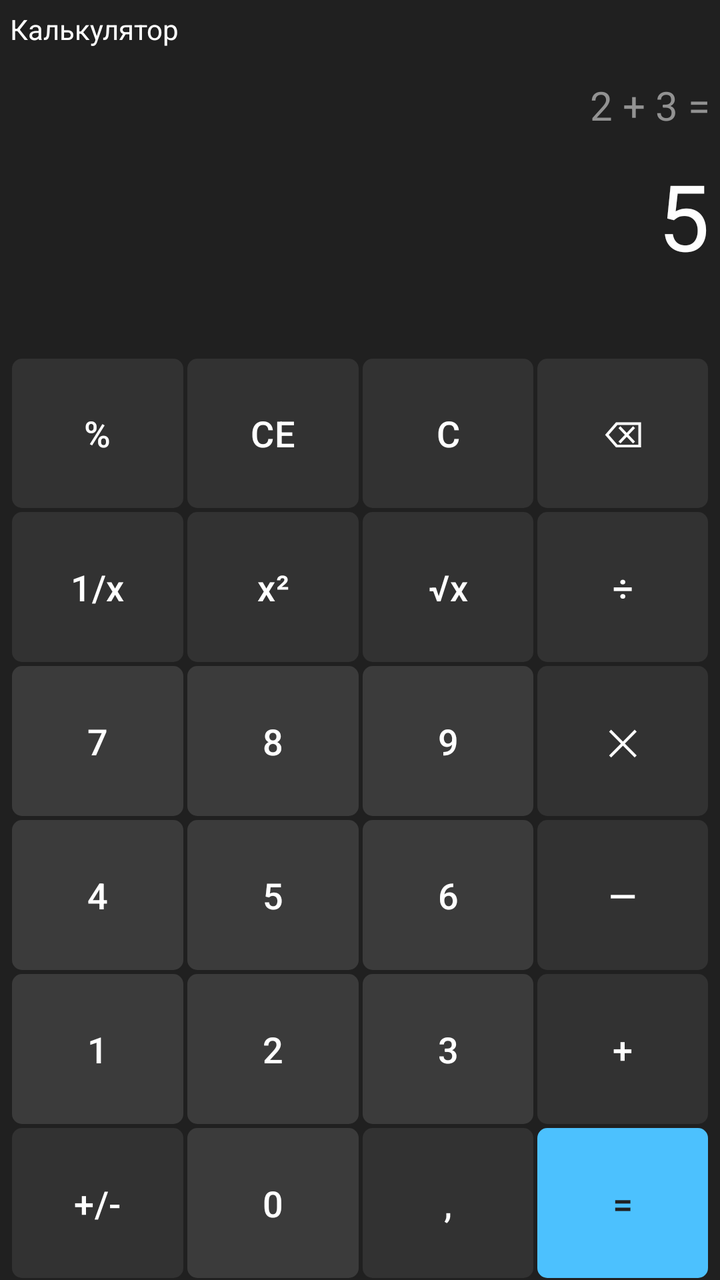
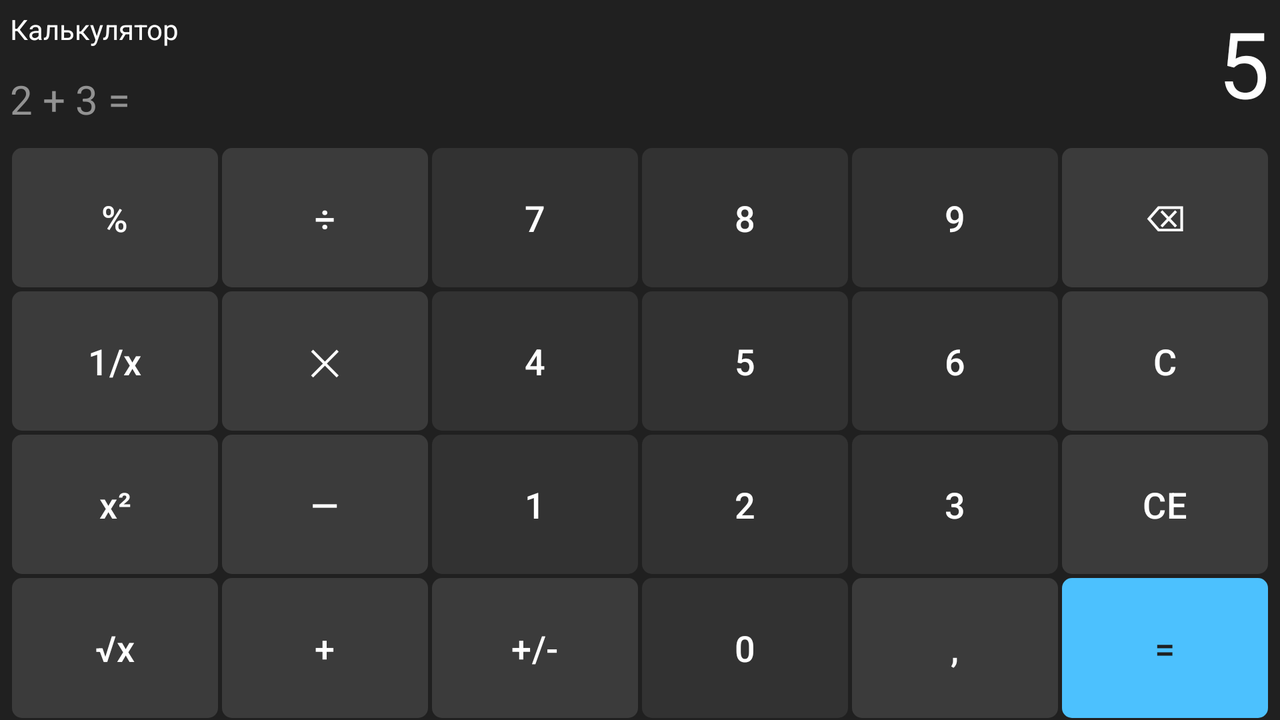

Two renders of one Android screen. The first uses the default layout on a phone; the second uses the alternative layout the repository ships for a different screen configuration, on a matching device. The two XML files are below.
<!-- AndroidManifest.xml: activity theme Theme.SPU221 -->
<!-- res/layout/activity_calc.xml -->
<?xml version="1.0" encoding="utf-8"?>
<LinearLayout
    xmlns:android="http://schemas.android.com/apk/res/android"
    xmlns:app="http://schemas.android.com/apk/res-auto"
    xmlns:tools="http://schemas.android.com/tools"
    android:id="@+id/calc_layout"
    android:orientation="vertical"
    android:layout_width="match_parent"
    android:layout_height="match_parent"
    android:background="@color/calc_background"
    tools:context=".CalcActivity">

<TextView
    android:layout_width="match_parent"
    android:layout_height="wrap_content"
    android:layout_margin="5dp"
    android:text="@string/calc_title"
    android:textColor="@color/calc_result_foreground"
    />

 <TextView
     android:id="@+id/calc_tv_history"
     android:layout_width="match_parent"
     android:layout_height="wrap_content"
     android:gravity="end"
     android:layout_gravity="end"
     android:layout_marginHorizontal="5dp"
     android:layout_marginVertical="10dp"
     android:textColor="@color/calc_history_foreground"
     android:textSize="20sp"
     tools:text="2 + 3 ="

     />

 <TextView
     android:id="@+id/calc_tv_result"
     android:layout_width="match_parent"
     android:layout_height="wrap_content"
     android:gravity="end"
     android:layout_gravity="end"
     android:layout_marginHorizontal="5dp"
     android:layout_marginTop="1dp"
     android:layout_marginBottom="40dp"
     android:textSize="46sp"
     tools:text="5"
     android:textColor="@color/calc_result_foreground"
     />
 <TableLayout
     android:layout_width="match_parent"
     android:layout_height="match_parent"
     android:paddingHorizontal="5dp">

     <TableRow
         android:layout_height="0dp"
         android:layout_weight="1">
      <Button
          android:id="@+id/calc_btn_percent"
          android:text="@string/calc_btn_percent"
          style="@style/calc_btn_action"
          />
      <Button
          android:id="@+id/calc_btn_ce"
          android:text="@string/calc_btn_ce"
          style="@style/calc_btn_action"/>
      <Button
          android:id="@+id/calc_btn_c"
          android:text="@string/calc_btn_c"
          style="@style/calc_btn_action"
          />
      <Button
          android:id="@+id/calc_btn_backspace"
          android:text="@string/calc_btn_backspace"
          style="@style/calc_btn_action"/>

     </TableRow>
  <TableRow android:layout_height="0dp"
      android:layout_weight="1">
   <Button
       android:id="@+id/calc_btn_inverse"
       android:text="@string/calc_btn_inverse"
       style="@style/calc_btn_action"
       />
   <Button
       android:id="@+id/calc_btn_square"
       android:text="@string/calc_btn_square"
       style="@style/calc_btn_action"/>
   <Button
       android:id="@+id/calc_btn_sqrt"
       android:text="@string/calc_btn_sqrt"
       style="@style/calc_btn_action"
       />
   <Button
       android:id="@+id/calc_btn_divide"
       android:text="@string/calc_btn_operation_divide"
       style="@style/calc_btn_action"/>

  </TableRow>
  <TableRow android:layout_height="0dp"
      android:layout_weight="1">
   <Button
       android:id="@+id/calc_btn_digit_7"
       android:text="@string/calc_btn_digit_7"
       style="@style/calc_btn_digit"
       />
   <Button
       android:id="@+id/calc_btn_digit_8"
       android:text="@string/calc_btn_digit_8"
       style="@style/calc_btn_digit"/>
   <Button
       android:id="@+id/calc_btn_digit_9"
       android:text="@string/calc_btn_digit_9"
       style="@style/calc_btn_digit"
       />
   <Button
       android:id="@+id/calc_btn_multiply"
       android:text="@string/calc_btn_operation_multiply"
       style="@style/calc_btn_action"/>

  </TableRow>
  <TableRow android:layout_height="0dp"
      android:layout_weight="1">
   <Button
       android:id="@+id/calc_btn_digit_4"
       android:text="@string/calc_btn_digit_4"
       style="@style/calc_btn_digit"
       />
   <Button
       android:id="@+id/calc_btn_digit_5"
       android:text="@string/calc_btn_digit_5"
       style="@style/calc_btn_digit"/>
   <Button
       android:id="@+id/calc_btn_digit_6"
       android:text="@string/calc_btn_digit_6"
       style="@style/calc_btn_digit"
       />
   <Button
       android:id="@+id/calc_btn_minus"
       android:text="@string/calc_btn_operation_minus"
       style="@style/calc_btn_action"/>

  </TableRow>

  <TableRow android:layout_height="0dp"
      android:layout_weight="1">
   <Button
       android:id="@+id/calc_btn_digit_1"
       android:text="@string/calc_btn_digit_1"
       style="@style/calc_btn_digit"
       />
   <Button
       android:id="@+id/calc_btn_digit_2"
       android:text="@string/calc_btn_digit_2"
       style="@style/calc_btn_digit"/>
   <Button
       android:id="@+id/calc_btn_digit_3"
       android:text="@string/calc_btn_digit_3"
       style="@style/calc_btn_digit"
       />
   <Button
       android:id="@+id/calc_btn_plus"
       android:text="@string/calc_btn_operation_plus"
       style="@style/calc_btn_action"/>

  </TableRow>
  <TableRow android:layout_height="0dp"
      android:layout_weight="1">
   <Button
       android:id="@+id/calc_btn_sign_toggle"
       android:text="@string/calc_btn_sign_toggle"
       style="@style/calc_btn_action"
       />
   <Button
       android:id="@+id/calc_btn_digit_0"
       android:text="@string/calc_btn_digit_0"
       style="@style/calc_btn_digit"/>
   <Button
       android:id="@+id/calc_btn_dot"
       android:text="@string/calc_btn_dot"
       style="@style/calc_btn_action"
       />
   <Button
       android:id="@+id/calc_btn_equal"
       android:text="@string/calc_btn_equal"
       style="@style/calc_btn_equal"/>

  </TableRow>
 </TableLayout>


</LinearLayout>
<!-- resources referenced by this layout -->
<resources>
  <color name="calc_background">#202020</color>
  <color name="calc_history_foreground">#929292</color>
  <color name="calc_result_foreground">#FEFEFE</color>
  <string name="calc_btn_backspace">\u232B</string>
  <string name="calc_btn_c">C</string>
  <string name="calc_btn_ce">CE</string>
  <string name="calc_btn_digit_0">0</string>
  <string name="calc_btn_digit_1">1</string>
  <string name="calc_btn_digit_2">2</string>
  <string name="calc_btn_digit_3">3</string>
  <string name="calc_btn_digit_4">4</string>
  <string name="calc_btn_digit_5">5</string>
  <string name="calc_btn_digit_6">6</string>
  <string name="calc_btn_digit_7">7</string>
  <string name="calc_btn_digit_8">8</string>
  <string name="calc_btn_digit_9">9</string>
  <string name="calc_btn_dot">,</string>
  <string name="calc_btn_equal">\u003D</string>
  <string name="calc_btn_inverse">1/x</string>
  <string name="calc_btn_operation_divide">\u00F7</string>
  <string name="calc_btn_operation_minus">—</string>
  <string name="calc_btn_operation_multiply">\u2715</string>
  <string name="calc_btn_operation_plus">+</string>
  <string name="calc_btn_percent">%</string>
  <string name="calc_btn_sign_toggle">+/-</string>
  <string name="calc_btn_sqrt">√x</string>
  <string name="calc_btn_square">x²</string>
  <string name="calc_title">Калькулятор</string>
  <style name="calc_btn_action" parent="calc_btn">
          <item name="android:background">@drawable/calc_btn_action</item>
      </style>
  <style name="calc_btn_digit" parent="calc_btn">
          <item name="android:background">@drawable/calc_btn_digit</item>
      </style>
  <style name="calc_btn_equal" parent="calc_btn">
          <item name="android:background">@drawable/calc_btn_equal</item>
          <item name="android:textColor">@color/calc_background</item>
      </style>
  <!-- from res/values-v23/ -->
  <style name="Theme.SPU221" parent="Base.Theme.SPU221">
          
          <item name="android:navigationBarColor">@android:color/transparent</item>
          <item name="android:statusBarColor">@android:color/transparent</item>
          <item name="android:windowLightStatusBar">?attr/isLightTheme</item>
      </style>
  <style name="calc_btn">
          <item name="backgroundTint">@null</item>
          <item name="android:width">0dp</item>
          <item name="android:layout_weight">1</item>
          <item name="android:layout_margin">1dp</item>
          <item name="android:layout_height">match_parent</item>
          <item name="android:textSize">18sp</item>
      </style>
  <!-- drawable calc_btn_action (drawable) -->
  <?xml version="1.0" encoding="utf-8"?>
  <shape xmlns:android="http://schemas.android.com/apk/res/android"
      android:shape="rectangle">
  
      <corners android:radius="5dp"/>
      <solid android:color="@color/calc_action_background"/>
  
  </shape>
  <!-- drawable calc_btn_digit (drawable) -->
  <?xml version="1.0" encoding="utf-8"?>
  <shape xmlns:android="http://schemas.android.com/apk/res/android"
      android:shape="rectangle">
  
      <corners android:radius="5dp"/>
      <solid android:color="@color/calc_digit_background"/>
  
  </shape>
  <!-- drawable calc_btn_equal (drawable) -->
  <?xml version="1.0" encoding="utf-8"?>
  <shape xmlns:android="http://schemas.android.com/apk/res/android"
      android:shape="rectangle">
  
      <corners android:radius="5dp"/>
      <solid android:color="@color/calc_equal_background"/>
  
  </shape>
  <style name="Base.Theme.SPU221" parent="Theme.Material3.DayNight.NoActionBar">
          
          
      </style>
  <color name="calc_action_background">#323232</color>
  <color name="calc_digit_background">#3B3B3B</color>
  <color name="calc_equal_background">#4CC1FE</color>
</resources>
<!-- res/layout-land/activity_calc.xml (the repository's variant of the layout above) -->
<!-- drawn on the phone turned sideways -->
<?xml version="1.0" encoding="utf-8"?>
<LinearLayout
    xmlns:android="http://schemas.android.com/apk/res/android"
    xmlns:app="http://schemas.android.com/apk/res-auto"
    xmlns:tools="http://schemas.android.com/tools"
    android:id="@+id/calc_layout"
    android:orientation="vertical"
    android:layout_width="match_parent"
    android:layout_height="match_parent"
    android:background="@color/calc_background"
    tools:context=".CalcActivity">

 <LinearLayout
     android:orientation="horizontal"
     android:layout_width="match_parent"
     android:layout_height="wrap_content"
     android:layout_marginBottom="10dp">
  <LinearLayout
   android:orientation="vertical"
      android:layout_width="0dp"
      android:layout_weight="2"
      android:layout_height="wrap_content">
   <TextView
       android:layout_width="match_parent"
       android:layout_height="wrap_content"
       android:layout_margin="5dp"
       android:text="@string/calc_title"
       android:textColor="@color/calc_result_foreground"
       />

   <TextView
       android:id="@+id/calc_tv_history"
       android:layout_width="match_parent"
       android:layout_height="wrap_content"
       android:layout_gravity="start"
       android:layout_marginHorizontal="5dp"
       android:layout_marginTop="7dp"
       android:textColor="@color/calc_history_foreground"
       android:textSize="20sp"
       tools:text="2 + 3 ="

       />
  </LinearLayout>

  <TextView
      android:id="@+id/calc_tv_result"
      android:layout_width="0dp"
      android:layout_weight="3"
      android:layout_height="wrap_content"
      android:gravity="end"
      android:layout_gravity="end|center"
      android:layout_marginHorizontal="5dp"
      android:textSize="46sp"
      tools:text="5"
      android:textColor="@color/calc_result_foreground"
      />
 </LinearLayout>


 <TableLayout
     android:layout_width="match_parent"
     android:layout_height="match_parent"
     android:paddingHorizontal="5dp">

  <TableRow android:layout_height="0dp"
      android:layout_weight="1">
   <Button
       android:id="@+id/calc_btn_percent"
       android:text="@string/calc_btn_percent"
       style="@style/calc_btn_action"
       />
   <Button
       android:id="@+id/calc_btn_divide"
       android:text="@string/calc_btn_operation_divide"
       style="@style/calc_btn_action"/>
   <Button
       android:id="@+id/calc_btn_digit_7"
       android:text="@string/calc_btn_digit_7"
       style="@style/calc_btn_digit"
       />
   <Button
       android:id="@+id/calc_btn_digit_8"
       android:text="@string/calc_btn_digit_8"
       style="@style/calc_btn_digit"/>
   <Button
       android:id="@+id/calc_btn_digit_9"
       android:text="@string/calc_btn_digit_9"
       style="@style/calc_btn_digit"
       />
   <Button
       android:id="@+id/calc_btn_backspace"
       android:text="@string/calc_btn_backspace"
       style="@style/calc_btn_action"/>

  </TableRow>
  <TableRow android:layout_height="0dp"
      android:layout_weight="1">
   <Button
       android:id="@+id/calc_btn_inverse"
       android:text="@string/calc_btn_inverse"
       style="@style/calc_btn_action"
       />
   <Button
       android:id="@+id/calc_btn_multiply"
       android:text="@string/calc_btn_operation_multiply"
       style="@style/calc_btn_action"/>
   <Button
       android:id="@+id/calc_btn_digit_4"
       android:text="@string/calc_btn_digit_4"
       style="@style/calc_btn_digit"
       />
   <Button
       android:id="@+id/calc_btn_digit_5"
       android:text="@string/calc_btn_digit_5"
       style="@style/calc_btn_digit"/>
   <Button
       android:id="@+id/calc_btn_digit_6"
       android:text="@string/calc_btn_digit_6"
       style="@style/calc_btn_digit"
       />
   <Button
       android:id="@+id/calc_btn_c"
       android:text="@string/calc_btn_c"
       style="@style/calc_btn_action"
       />

  </TableRow>

  <TableRow android:layout_height="0dp"
      android:layout_weight="1">
   <Button
       android:id="@+id/calc_btn_square"
       android:text="@string/calc_btn_square"
       style="@style/calc_btn_action"/>
   <Button
       android:id="@+id/calc_btn_minus"
       android:text="@string/calc_btn_operation_minus"
       style="@style/calc_btn_action"/>
   <Button
       android:id="@+id/calc_btn_digit_1"
       android:text="@string/calc_btn_digit_1"
       style="@style/calc_btn_digit"
       />
   <Button
       android:id="@+id/calc_btn_digit_2"
       android:text="@string/calc_btn_digit_2"
       style="@style/calc_btn_digit"/>
   <Button
       android:id="@+id/calc_btn_digit_3"
       android:text="@string/calc_btn_digit_3"
       style="@style/calc_btn_digit"
       />
   <Button
       android:id="@+id/calc_btn_ce"
       android:text="@string/calc_btn_ce"
       style="@style/calc_btn_action"/>

  </TableRow>
  <TableRow android:layout_height="0dp"
      android:layout_weight="1">
   <Button
       android:id="@+id/calc_btn_sqrt"
       android:text="@string/calc_btn_sqrt"
       style="@style/calc_btn_action"
       />
   <Button
       android:id="@+id/calc_btn_plus"
       android:text="@string/calc_btn_operation_plus"
       style="@style/calc_btn_action"/>
   <Button
       android:id="@+id/calc_btn_sign_toggle"
       android:text="@string/calc_btn_sign_toggle"
       style="@style/calc_btn_action"
       />
   <Button
       android:id="@+id/calc_btn_digit_0"
       android:text="@string/calc_btn_digit_0"
       style="@style/calc_btn_digit"/>
   <Button
       android:id="@+id/calc_btn_dot"
       android:text="@string/calc_btn_dot"
       style="@style/calc_btn_action"
       />
   <Button
       android:id="@+id/calc_btn_equal"
       android:text="@string/calc_btn_equal"
       style="@style/calc_btn_equal"/>

  </TableRow>
 </TableLayout>


</LinearLayout>
<!-- resources referenced by the variant -->
<!-- as the phone turned sideways resolves them -->
<resources>
  <color name="calc_background">#202020</color>
  <color name="calc_history_foreground">#929292</color>
  <color name="calc_result_foreground">#FEFEFE</color>
  <string name="calc_btn_backspace">\u232B</string>
  <string name="calc_btn_c">C</string>
  <string name="calc_btn_ce">CE</string>
  <string name="calc_btn_digit_0">0</string>
  <string name="calc_btn_digit_1">1</string>
  <string name="calc_btn_digit_2">2</string>
  <string name="calc_btn_digit_3">3</string>
  <string name="calc_btn_digit_4">4</string>
  <string name="calc_btn_digit_5">5</string>
  <string name="calc_btn_digit_6">6</string>
  <string name="calc_btn_digit_7">7</string>
  <string name="calc_btn_digit_8">8</string>
  <string name="calc_btn_digit_9">9</string>
  <string name="calc_btn_dot">,</string>
  <string name="calc_btn_equal">\u003D</string>
  <string name="calc_btn_inverse">1/x</string>
  <string name="calc_btn_operation_divide">\u00F7</string>
  <string name="calc_btn_operation_minus">—</string>
  <string name="calc_btn_operation_multiply">\u2715</string>
  <string name="calc_btn_operation_plus">+</string>
  <string name="calc_btn_percent">%</string>
  <string name="calc_btn_sign_toggle">+/-</string>
  <string name="calc_btn_sqrt">√x</string>
  <string name="calc_btn_square">x²</string>
  <string name="calc_title">Калькулятор</string>
  <!-- from res/values-land/ -->
  <style name="calc_btn_action" parent="calc_btn">
          <item name="android:background">@drawable/calc_btn_digit</item>
      </style>
  <!-- from res/values-land/ -->
  <style name="calc_btn_digit" parent="calc_btn">
          <item name="android:background">@drawable/calc_btn_action</item>
      </style>
  <!-- from res/values-land/ -->
  <style name="calc_btn_equal" parent="calc_btn">
          <item name="android:background">@drawable/calc_btn_equal</item>
          <item name="android:textColor">@color/calc_background</item>
      </style>
  <!-- from res/values-v23/ -->
  <style name="Theme.SPU221" parent="Base.Theme.SPU221">
          
          <item name="android:navigationBarColor">@android:color/transparent</item>
          <item name="android:statusBarColor">@android:color/transparent</item>
          <item name="android:windowLightStatusBar">?attr/isLightTheme</item>
      </style>
  <!-- from res/values-land/ -->
  <style name="calc_btn">
          <item name="backgroundTint">@null</item>
          <item name="android:width">0dp</item>
          <item name="android:layout_weight">1</item>
          <item name="android:layout_margin">1dp</item>
          <item name="android:layout_height">match_parent</item>
          <item name="android:textSize">18sp</item>
      </style>
  <!-- drawable calc_btn_digit (drawable) -->
  <?xml version="1.0" encoding="utf-8"?>
  <shape xmlns:android="http://schemas.android.com/apk/res/android"
      android:shape="rectangle">
  
      <corners android:radius="5dp"/>
      <solid android:color="@color/calc_digit_background"/>
  
  </shape>
  <!-- drawable calc_btn_action (drawable) -->
  <?xml version="1.0" encoding="utf-8"?>
  <shape xmlns:android="http://schemas.android.com/apk/res/android"
      android:shape="rectangle">
  
      <corners android:radius="5dp"/>
      <solid android:color="@color/calc_action_background"/>
  
  </shape>
  <!-- drawable calc_btn_equal (drawable) -->
  <?xml version="1.0" encoding="utf-8"?>
  <shape xmlns:android="http://schemas.android.com/apk/res/android"
      android:shape="rectangle">
  
      <corners android:radius="5dp"/>
      <solid android:color="@color/calc_equal_background"/>
  
  </shape>
  <style name="Base.Theme.SPU221" parent="Theme.Material3.DayNight.NoActionBar">
          
          
      </style>
  <color name="calc_digit_background">#3B3B3B</color>
  <color name="calc_action_background">#323232</color>
  <color name="calc_equal_background">#4CC1FE</color>
</resources>
